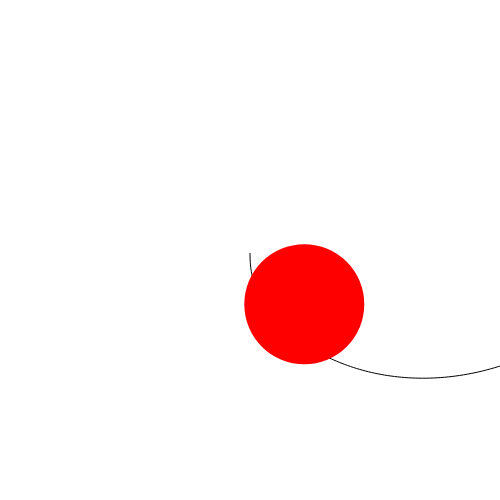
Frame 1 (no input)
Frame 60 (no input): identical to frame 1, image omitted
Frame 120 (the mouse pressed at the canvas centre since frame 60): identical to frame 1, image omitted

The p5.js sketch that drew this single still picture (run headless with seeded random() and noise() and a simulated clock; from frame 60 on, the mouse is pressed at the canvas centre):

// p5.js sketch
// ── sketch.js
function setup() {
  createCanvas(500, 500);
  
}

function draw() {

  background (255);
  translate(width/2, height/2);
  stroke (0, 0, 0);

  noFill ();
  
  let t = 0;
  beginShape () ;
  for (let a = -PI/2; a < PI/2; a+=0.01) {
    let r = 200 * (sin(a) * sqrt(abs(cos(a))) / (sin(a) + 7/5) - 2*sin(a) + 2);
    let x = r * cos(a);
    let y = r * sin(a);
    vertex(x, y) ;
  }
  endShape ();

  let noiseVal = noise(t);
  let r = 70 + map(noiseVal, 0, 1, -20, 20);
  let x = r * cos(PI / 4);
  let y = r * sin(PI / 4);
  fill(255, 0, 0);
  noStroke();
  ellipse(x, y, 120, 120);
  
  t += 0.01;
}
